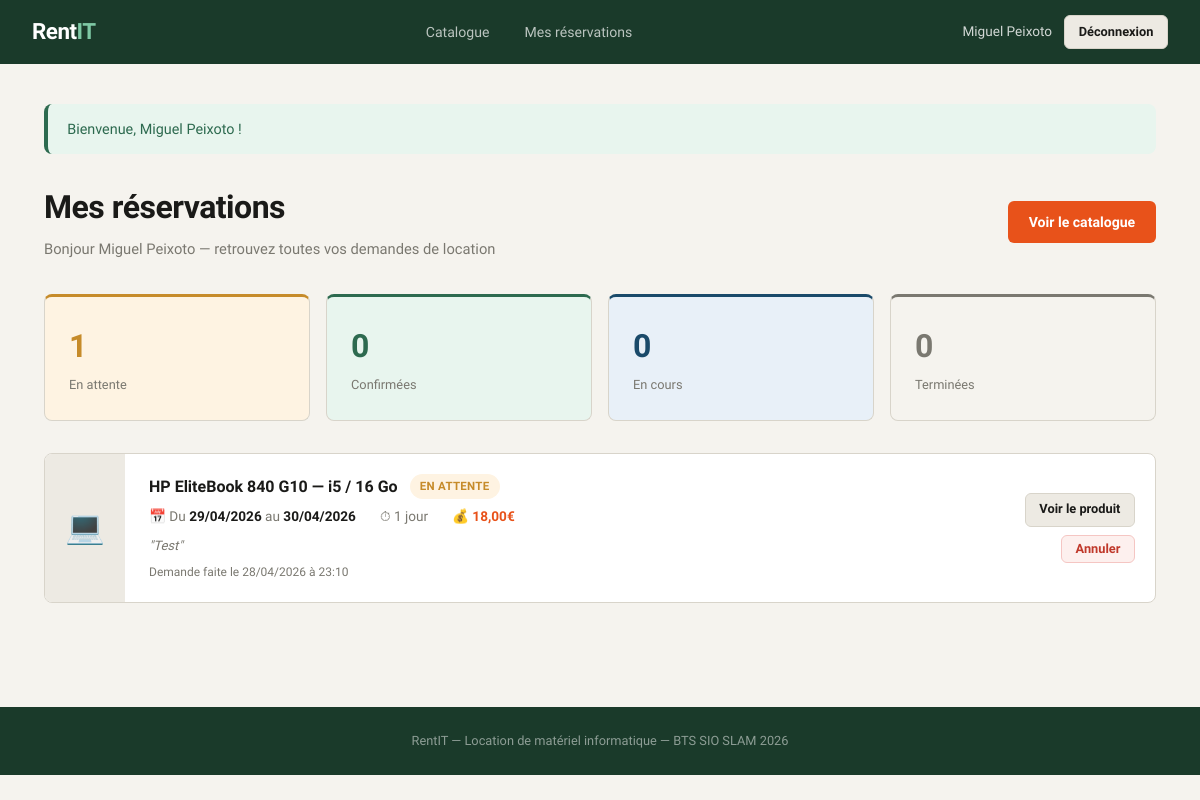
Page /compte.php (signed in) on the committed database.
### tables this page shows
CREATE TABLE IF NOT EXISTS `reservations` (
  `id` int NOT NULL AUTO_INCREMENT,
  `user_id` int NOT NULL,
  `produit_id` int NOT NULL,
  `date_debut` date NOT NULL,
  `date_fin` date NOT NULL,
  `nb_jours` int NOT NULL,
  `prix_total` decimal(8,2) NOT NULL,
  `statut` enum('en_attente','confirmée','en_cours','terminée','annulée') DEFAULT 'en_attente',
  `message` text,
  `created_at` datetime DEFAULT CURRENT_TIMESTAMP,
  PRIMARY KEY (`id`),
  KEY `user_id` (`user_id`),
  KEY `produit_id` (`produit_id`)
);

CREATE TABLE IF NOT EXISTS `produits` (
  `id` int NOT NULL AUTO_INCREMENT,
  `nom` varchar(200) NOT NULL,
  `description` text NOT NULL,
  `categorie` enum('PC portable','Écran','Accessoire','Serveur','Autre') DEFAULT 'Autre',
  `prix_jour` decimal(8,2) NOT NULL,
  `stock` int NOT NULL DEFAULT '1',
  `image` varchar(255) DEFAULT 'default.jpg',
  `disponible` tinyint(1) DEFAULT '1',
  `created_at` datetime DEFAULT CURRENT_TIMESTAMP,
  PRIMARY KEY (`id`)
);

### includes/auth.php (called while the page is built, shortened)
<?php
function getCurrentUser(): array {
    return [
        'id'   => $_SESSION['user_id'] ?? null,
        'nom'  => $_SESSION['nom']     ?? '',
        'role' => $_SESSION['role']    ?? 'user',
    ];
}

### compte.php (the view, shortened to what this page needs)
<?php
require_once __DIR__ . '/includes/auth.php';
require_once __DIR__ . '/config/db.php';
$user = getCurrentUser();
$stmt = $pdo->prepare("
    SELECT r.*, p.nom AS produit_nom, p.categorie, p.prix_jour
    FROM reservations r
    JOIN produits p ON r.produit_id = p.id
    WHERE r.user_id = ?
    ORDER BY r.created_at DESC
");
$stmt->execute([$user['id']]);
$reservations = $stmt->fetchAll();
$stats = ['en_attente' => 0, 'confirmée' => 0, 'en_cours' => 0, 'terminée' => 0, 'annulée' => 0];
foreach ($reservations as $r) { $stats[$r['statut']]++; }
$icons = ['PC portable' => '💻', 'Écran' => '🖥️', 'Accessoire' => '🖱️', 'Serveur' => '🗄️', 'Autre' => '📦'];
require_once __DIR__ . '/includes/header.php';
?>
<div class="page-header" style="display:flex; align-items:center; justify-content:space-between; flex-wrap:wrap; gap:1rem;">
    <div>
        <h1>Mes réservations</h1>
        <p>Bonjour <?= htmlspecialchars($user['nom']) ?> — retrouvez toutes vos demandes de location</p>
    </div>
    <a href="/rentit/index.php" class="btn btn-primary">Voir le catalogue</a>
</div>
<div style="display:grid; grid-template-columns:repeat(4, 1fr); gap:1rem; margin-bottom:2rem;">
    <?php $kpis = [
        ['label' => 'En attente',  'value' => $stats['en_attente'], 'color' => '#c68b2a', 'bg' => '#fef3e2'],
        ['label' => 'Confirmées',  'value' => $stats['confirmée'],  'color' => '#2d6a4f', 'bg' => '#e8f5ee'],
        ['label' => 'En cours',    'value' => $stats['en_cours'],   'color' => '#1a4a6a', 'bg' => '#e8f0f8'],
        ['label' => 'Terminées',   'value' => $stats['terminée'],   'color' => '#7a7870', 'bg' => '#f5f3ee'],
    ];
    foreach ($kpis as $k): ?>
    <div class="card" style="border-top:3px solid <?= $k['color'] ?>; background:<?= $k['bg'] ?>;">
        <div style="font-family:'Clash Display',sans-serif; font-weight:700; font-size:2rem; color:<?= $k['color'] ?>;"><?= $k['value'] ?></div>
        <div style="color:var(--muted); font-size:0.8rem; margin-top:0.2rem;"><?= $k['label'] ?></div>
    </div>
    <?php endforeach; ?>
</div>
<?php if (empty($reservations)): ?>
    <div class="card" style="text-align:center; padding:3rem; color:var(--muted);">
        <div style="font-size:3rem; margin-bottom:1rem;">📋</div>
        <p>Vous n'avez pas encore de réservation.</p>
        <a href="/rentit/index.php" class="btn btn-dark" style="margin-top:1rem;">Parcourir le catalogue</a>
    </div>
<?php else: ?>
    <div style="display:flex; flex-direction:column; gap:1rem;">
        <?php foreach ($reservations as $r):
            $icon = $icons[$r['categorie']] ?? '📦';
        ?>
        <div class="card" style="padding:0; overflow:hidden;">
            <div style="display:grid; grid-template-columns:80px 1fr auto; align-items:center;">
                <div style="background:var(--surface); height:100%; display:flex; align-items:center; justify-content:center; padding:1.5rem; font-size:2rem;">
                    <?= $icon ?>
                </div>
                <div style="padding:1.25rem 1.5rem;">
                    <div style="display:flex; align-items:center; gap:0.75rem; margin-bottom:0.4rem;">
                        <span style="font-family:'Clash Display',sans-serif; font-weight:600; font-size:1rem;"><?= htmlspecialchars($r['produit_nom']) ?></span>
                        <span class="badge badge-<?= $r['statut'] ?>"><?= str_replace('_', ' ', $r['statut']) ?></span>
                    </div>
                    <div style="display:flex; gap:1.5rem; font-size:0.85rem; color:var(--muted); flex-wrap:wrap;">
                        <span>📅 Du <strong style="color:var(--text);"><?= date('d/m/Y', strtotime($r['date_debut'])) ?></strong> au <strong style="color:var(--text);"><?= date('d/m/Y', strtotime($r['date_fin'])) ?></strong></span>
                        <span>⏱ <?= $r['nb_jours'] ?> jour<?= $r['nb_jours'] > 1 ? 's' : '' ?></span>
                        <span>💰 <strong style="color:var(--cta);"><?= number_format($r['prix_total'], 2, ',', ' ') ?>€</strong></span>
                    </div>
                    <?php if ($r['message']): ?>
                        <div style="margin-top:0.5rem; font-size:0.82rem; color:var(--muted); font-style:italic;">"<?= htmlspecialchars($r['message']) ?>"</div>
                    <?php endif; ?>
                    <div style="margin-top:0.4rem; font-size:0.75rem; color:var(--muted);">Demande faite le <?= date('d/m/Y à H:i', strtotime($r['created_at'])) ?></div>
                </div>
                <div style="padding:1.25rem; display:flex; flex-direction:column; gap:0.5rem; align-items:flex-end;">
                    <a href="/rentit/produit.php?id=<?= $r['produit_id'] ?>" class="btn btn-secondary btn-sm">Voir le produit</a>
                    <?php if ($r['statut'] === 'en_attente'): ?>
                    <form method="POST" onsubmit="return confirm('Annuler cette réservation ?')">
                        <button type="submit" class="btn btn-sm" style="background:#fdf0ee; color:var(--danger); border:1px solid #f5c6c3;">Annuler</button>
                    </form>
                    <?php endif; ?>
                </div>
            </div>
        </div>
        <?php endforeach; ?>
    </div>
<?php endif; ?>
<?php require_once __DIR__ . '/includes/footer.php'; ?>

### includes/header.php (style rules this page uses)
*, *::before, *::after { box-sizing: border-box; margin: 0; padding: 0; }
:root { --bg: #f5f3ee; --white: #ffffff; --surface: #edeae3; --border: #d8d4ca; --text: #1a1a18; --muted: #7a7870; --accent: #1a3a2a; --accent2: #2d6a4f; --cta: #e8521a; --cta-h: #cc4515; --success: #2d6a4f; --warning: #c68b2a; --danger: #c0392b; --info: #1a4a6a; --radius: 8px; }
body { font-family: 'Bricolage Grotesque', sans-serif; background: var(--bg); color: var(--text); min-height: 100vh; font-size: 15px; line-height: 1.6; }
.card { background: var(--white); border: 1px solid var(--border); border-radius: var(--radius); padding: 1.5rem; }
.btn { display: inline-flex; align-items: center; gap: 0.4rem; padding: 0.6rem 1.3rem; border-radius: 6px; border: none; cursor: pointer; font-family: 'Bricolage Grotesque', sans-serif; font-weight: 600; font-size: 0.88rem; text-decoration: none; transition: all 0.15s; }
.btn-primary { background: var(--cta); color: #fff; }
.btn-secondary { background: var(--surface); color: var(--text); border: 1px solid var(--border); }
.btn-sm { padding: 0.35rem 0.85rem; font-size: 0.8rem; }
.badge { display: inline-block; padding: 3px 10px; border-radius: 20px; font-size: 0.72rem; font-weight: 600; text-transform: uppercase; letter-spacing: 0.3px; }
.badge-en_attente { background: #fef3e2; color: #c68b2a; }
.page-header { margin-bottom: 2rem; }
.page-header h1 { font-family: 'Clash Display', sans-serif; font-weight: 700; font-size: 2rem; letter-spacing: -0.5px; }
.page-header p { color: var(--muted); margin-top: 0.3rem; font-size: 0.92rem; }

### rows in the picture
reservations: produit.categorie "💻", produit.nom "HP EliteBook 840 G10 — i5 / 16 Go", statut "EN ATTENTE", date_debut "29/04/2026", date_fin "30/04/2026", nb_jours "1", prix_total "18,00", message "Test", created_at "28/04/2026 à 23:10"

### other values in the picture
$user['nom'] "Miguel Peixoto"
$flash['message'] "Bienvenue, Miguel Peixoto !"
$k['value'] "1"
$k['label'] "En attente"
$k['value'] "0"
$k['label'] "Confirmées"
$k['label'] "En cours"
$k['label'] "Terminées"
